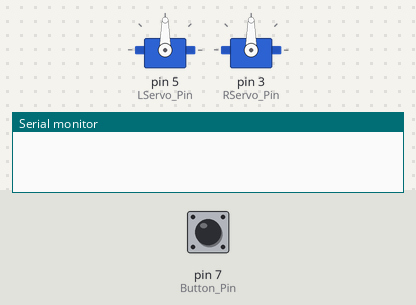
This sketch was run on a simulated Arduino Uno, built with avr-gcc and run on an emulated ATmega328P. Parts: 2 × servo, the last lines printed to the serial monitor. The test bench sets the inputs (shaded band); at power-on: pin 7 (Button_Pin) HIGH.

Above: at 1.2 s.
1.3 s: pin 7 (Button_Pin) pulled LOW for 0.15 s
At 2.5 s:
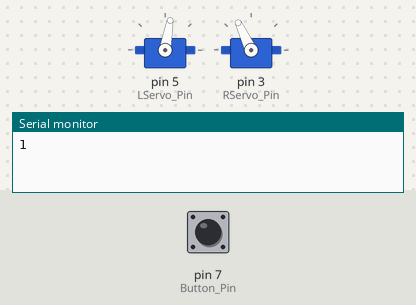
2.9 s: pin 7 (Button_Pin) pulled LOW for 1 s
At 3.8 s:
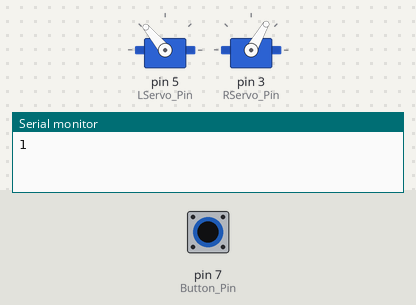
5.4 s: pin 7 (Button_Pin) pulled LOW for 3.2 s
At 5.7 s:
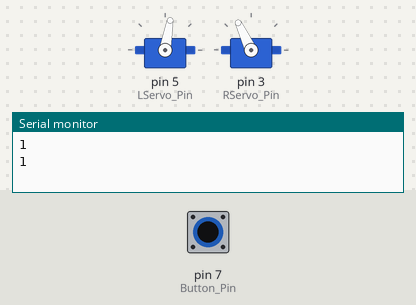
Timing chart, 0 to 8.4 s (numbered marks = the images above; inputs shaded):
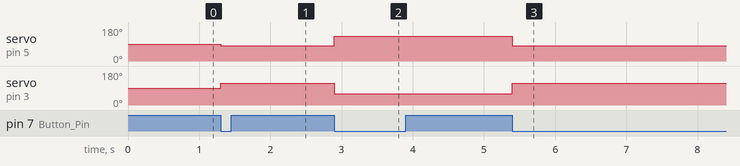

Measured:
- after the input at 1.3 s, servo on pin 5 (LServo_Pin): 90° → 80° at once; servo on pin 3 (RServo_Pin): 90° → 115° at once
- after the input at 2.9 s, servo on pin 5 (LServo_Pin): 80° → 130° at once; servo on pin 3 (RServo_Pin): 115° → 60° at once
- after the input at 5.4 s, servo on pin 5 (LServo_Pin): 130° → 80° at once; servo on pin 3 (RServo_Pin): 60° → 115° at once

The sketch:

servo_shooter_v2.ino
```cpp
#include <Servo.h>

#define Button_Pin 7 // GIOP21 pin connected to button
#define LServo_Pin 5 //GPIO 12 Left servo pin
#define RServo_Pin 3 //GPIO 13 Right servo pin

// Variables will change:
int buttonState;
//int lastState = 1; // the previous state from the input pin
//int currentState = 1;     // the current reading from the input pin
//int tempState;
bool state = false;
bool a = false;

Servo LServo;
Servo RServo;

void setup() {
  Serial.begin(9600);
  // initialize the pushbutton pin as an pull-up input
  pinMode(Button_Pin, INPUT_PULLUP);
  LServo.attach(LServo_Pin);
  RServo.attach(RServo_Pin);

}

void loop() {
  // read the state of the switch/button:
 //buttonState = digitalRead(Button_Pin);


    if(digitalRead(Button_Pin) != HIGH && !state){
      a = !a;
      if (a){
        Serial.println(a);
        LServo.write(80);
        RServo.write(115);
        delay(200);
      }
      else{
      	LServo.write(130);
    	RServo.write(60);
        delay(200);
      }
      state = true;
    }

    else if(digitalRead(Button_Pin) == HIGH){
      state = false;
    }


  /*if(lastState == LOW && currentState == HIGH){
    Serial.println("The state changed from LOW to HIGH");
    LServo.write(130);
    RServo.write(60);
    delay (1000);
    LServo.write(80);
    RServo.write(115);
    delay (1000);
  }*/

  // save the last state
  //lastState = currentState;
}
```
